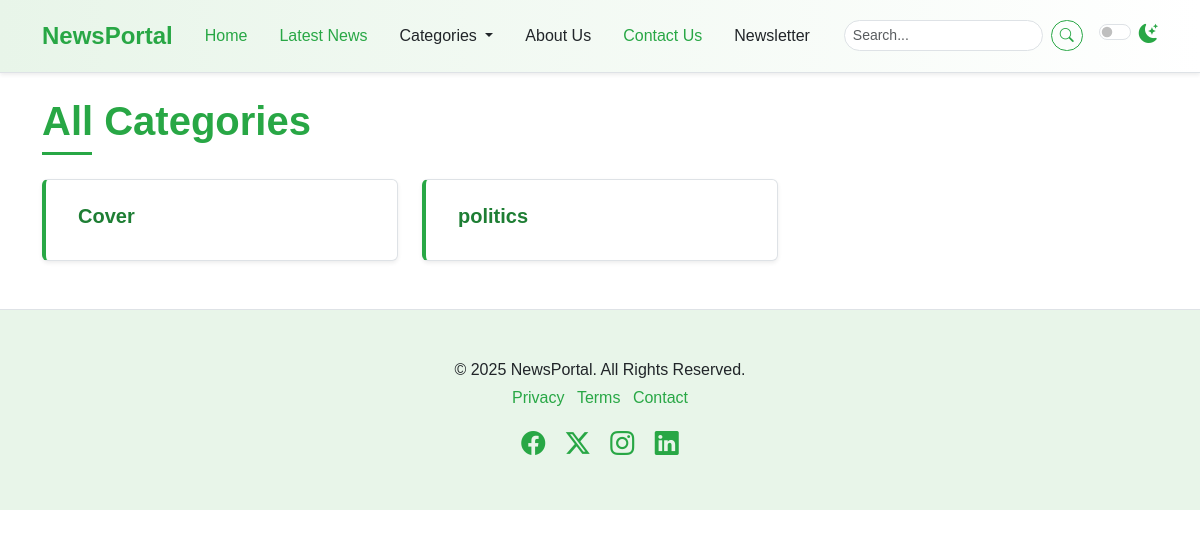
Page /categories/ on the earlier database version.
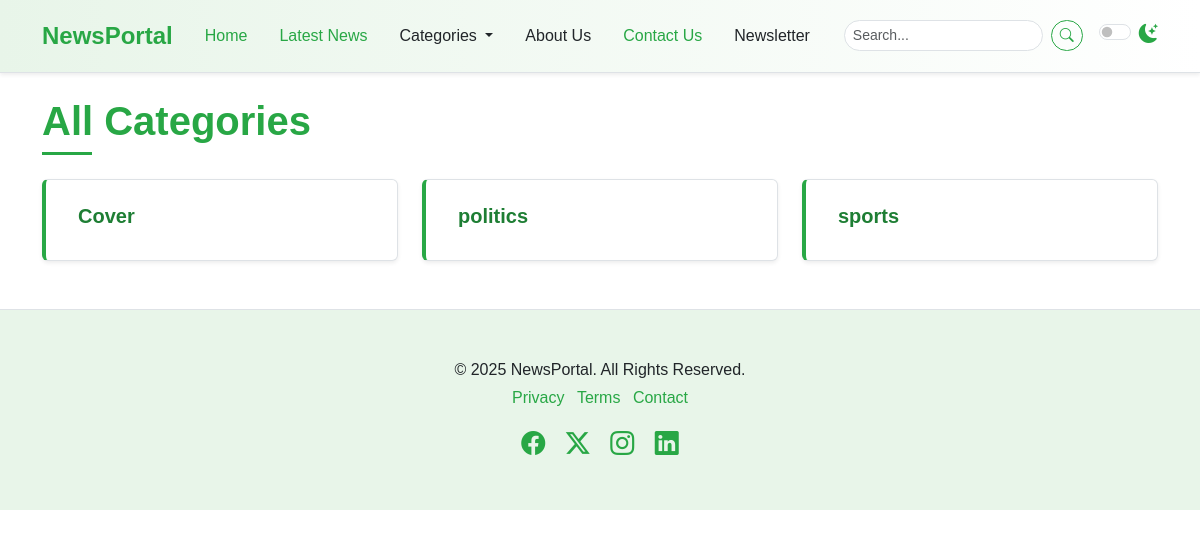
Same page on the later database version.
### newspaper/models.py (models this page shows, shortened)
class TimeStampModel(models.Model):
    created_at = models.DateTimeField(auto_now_add=True)
    updated_at = models.DateTimeField(auto_now=True)
    class Meta:
       abstract = True #don't care about the table in DB

class Category(TimeStampModel):
    name = models.CharField(max_length=100)
    icon = models.CharField(max_length=100, null= True ,blank=True)
    description = models.TextField(null=True, blank=True)
    class Meta:
        ordering = ["name"] #Category.objects.all()
        verbose_name="category"
        verbose_name_plural ="Categories"

### newspaper/views.py (the view)
# urls.py: path("categories/", views.CategoryListView.as_view(), name="categories"),
class CategoryListView(ListView):
    model = Category
    template_name = "newsportal/categories.html"
    context_object_name = "categories"

### newspaper/nav.py (called while the page is built)
def navigation(request):
    categories = Category.objects.all()[:4]
    return {"categories": categories}

### templates/newsportal/categories.html (shortened to what this page needs)
{% extends "newsportal/base.html" %}
{% block content %}
    <div class="container mt-4 mb-5">
        <h1 class="mb-4 section-title"><span>All Categories</span></h1>
        <div class="row row-cols-1 row-cols-md-2 row-cols-lg-3 g-4">
            {% for category in categories %}
            <div class="col">
                <div class="card h-100 shadow-sm list-item-card">
                    <div class="card-body">
                        <h5 class="card-title">
                            <a href="category.html"><i class="{{ category.icon }} me-2"></i>
                                {{ category.name }}
                            </a>
                        </h5>
                    </div>
                </div>
            </div>
            {% endfor %}
        </div>
    </div>
{% endblock content %}

Differences in the rows shown:
added Category: name "sports"
